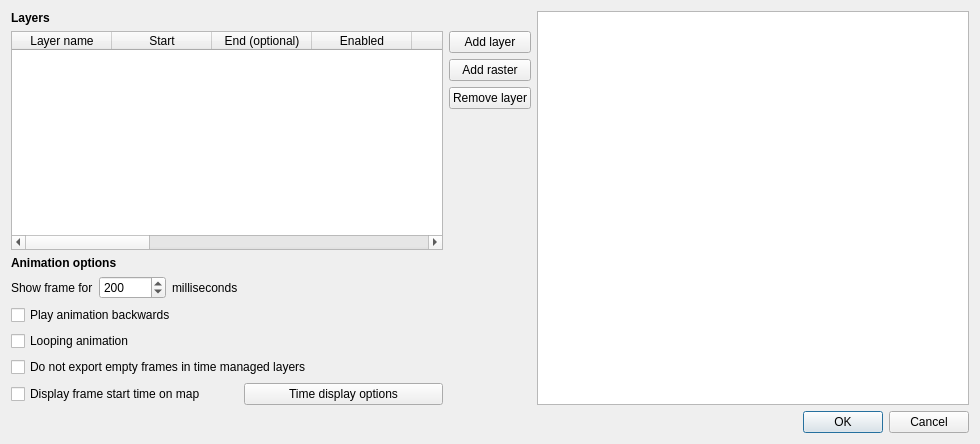
<?xml version="1.0" encoding="UTF-8"?>
<ui version="4.0">
 <class>Dialog</class>
 <widget class="QDialog" name="Dialog">
  <property name="geometry">
   <rect>
    <x>0</x>
    <y>0</y>
    <width>980</width>
    <height>444</height>
   </rect>
  </property>
  <property name="windowTitle">
   <string>Time manager settings</string>
  </property>
  <layout class="QVBoxLayout" name="verticalLayout">
   <item>
    <layout class="QGridLayout" name="gridLayout">
     <item row="1" column="1">
      <widget class="QPushButton" name="pushButtonAddVector">
       <property name="text">
        <string>Add layer</string>
       </property>
      </widget>
     </item>
     <item row="1" column="0" rowspan="4">
      <widget class="QTableWidget" name="tableWidget">
       <property name="minimumSize">
        <size>
         <width>0</width>
         <height>0</height>
        </size>
       </property>
       <property name="columnCount">
        <number>13</number>
       </property>
       <column>
        <property name="text">
         <string>Layer name</string>
        </property>
       </column>
       <column>
        <property name="text">
         <string>Start</string>
        </property>
       </column>
       <column>
        <property name="text">
         <string>End (optional)</string>
        </property>
       </column>
       <column>
        <property name="text">
         <string>Enabled</string>
        </property>
       </column>
       <column>
        <property name="text">
         <string>Index</string>
        </property>
       </column>
       <column>
        <property name="text">
         <string>Time format</string>
        </property>
       </column>
       <column>
        <property name="text">
         <string>Offset</string>
        </property>
       </column>
       <column>
        <property name="text">
         <string>Interpolation</string>
        </property>
       </column>
       <column>
        <property name="text">
         <string>ID</string>
        </property>
       </column>
       <column>
        <property name="text">
         <string>Interp. mode</string>
        </property>
       </column>
       <column>
        <property name="text">
         <string>Ignore in empty layer detection</string>
        </property>
       </column>
       <column>
        <property name="text">
         <string>Accumulate features</string>
        </property>
       </column>
       <column>
        <property name="text">
         <string>Reset subset string</string>
        </property>
       </column>
      </widget>
     </item>
     <item row="4" column="1">
      <spacer name="verticalSpacer">
       <property name="orientation">
        <enum>Qt::Vertical</enum>
       </property>
       <property name="sizeHint" stdset="0">
        <size>
         <width>20</width>
         <height>40</height>
        </size>
       </property>
      </spacer>
     </item>
     <item row="3" column="1">
      <widget class="QPushButton" name="pushButtonRemove">
       <property name="text">
        <string>Remove layer</string>
       </property>
      </widget>
     </item>
     <item row="0" column="0">
      <widget class="QLabel" name="label">
       <property name="font">
        <font>
         <weight>75</weight>
         <bold>true</bold>
        </font>
       </property>
       <property name="text">
        <string>Layers</string>
       </property>
      </widget>
     </item>
     <item row="5" column="0">
      <widget class="QLabel" name="label_2">
       <property name="font">
        <font>
         <weight>75</weight>
         <bold>true</bold>
        </font>
       </property>
       <property name="text">
        <string>Animation options</string>
       </property>
      </widget>
     </item>
     <item row="2" column="1">
      <widget class="QPushButton" name="pushButtonAddRaster">
       <property name="text">
        <string>Add raster</string>
       </property>
      </widget>
     </item>
     <item row="6" column="0">
      <layout class="QGridLayout" name="gridLayout_2">
       <item row="0" column="1">
        <widget class="QSpinBox" name="spinBoxFrameLength">
         <property name="minimum">
          <number>1</number>
         </property>
         <property name="maximum">
          <number>1000000</number>
         </property>
         <property name="value">
          <number>200</number>
         </property>
        </widget>
       </item>
       <item row="0" column="2">
        <widget class="QLabel" name="label_4">
         <property name="text">
          <string>milliseconds</string>
         </property>
        </widget>
       </item>
       <item row="4" column="0" colspan="3">
        <widget class="QCheckBox" name="checkBoxLabel">
         <property name="text">
          <string>Display frame start time on map</string>
         </property>
        </widget>
       </item>
       <item row="0" column="0">
        <widget class="QLabel" name="label_3">
         <property name="text">
          <string>Show frame for</string>
         </property>
        </widget>
       </item>
       <item row="0" column="3">
        <spacer name="horizontalSpacer">
         <property name="orientation">
          <enum>Qt::Horizontal</enum>
         </property>
         <property name="sizeHint" stdset="0">
          <size>
           <width>40</width>
           <height>20</height>
          </size>
         </property>
        </spacer>
       </item>
       <item row="4" column="3">
        <widget class="QPushButton" name="show_label_options_button">
         <property name="text">
          <string>Time display options</string>
         </property>
        </widget>
       </item>
       <item row="3" column="0" colspan="4">
        <widget class="QCheckBox" name="checkBoxDontExportEmpty">
         <property name="text">
          <string>Do not export empty frames in time managed layers</string>
         </property>
        </widget>
       </item>
       <item row="2" column="0" colspan="4">
        <widget class="QCheckBox" name="checkBoxLoop">
         <property name="text">
          <string>Looping animation</string>
         </property>
        </widget>
       </item>
       <item row="1" column="0" colspan="4">
        <widget class="QCheckBox" name="checkBoxBackwards">
         <property name="text">
          <string>Play animation backwards </string>
         </property>
        </widget>
       </item>
      </layout>
     </item>
     <item row="0" column="2" rowspan="7">
      <widget class="QTextBrowser" name="textBrowser">
       <property name="openExternalLinks">
        <bool>true</bool>
       </property>
      </widget>
     </item>
    </layout>
   </item>
   <item>
    <widget class="QDialogButtonBox" name="buttonBox">
     <property name="orientation">
      <enum>Qt::Horizontal</enum>
     </property>
     <property name="standardButtons">
      <set>QDialogButtonBox::Cancel|QDialogButtonBox::Ok</set>
     </property>
    </widget>
   </item>
  </layout>
 </widget>
 <resources/>
 <connections>
  <connection>
   <sender>buttonBox</sender>
   <signal>accepted()</signal>
   <receiver>Dialog</receiver>
   <slot>accept()</slot>
   <hints>
    <hint type="sourcelabel">
     <x>248</x>
     <y>254</y>
    </hint>
    <hint type="destinationlabel">
     <x>157</x>
     <y>274</y>
    </hint>
   </hints>
  </connection>
  <connection>
   <sender>buttonBox</sender>
   <signal>rejected()</signal>
   <receiver>Dialog</receiver>
   <slot>reject()</slot>
   <hints>
    <hint type="sourcelabel">
     <x>316</x>
     <y>260</y>
    </hint>
    <hint type="destinationlabel">
     <x>286</x>
     <y>274</y>
    </hint>
   </hints>
  </connection>
 </connections>
</ui>
